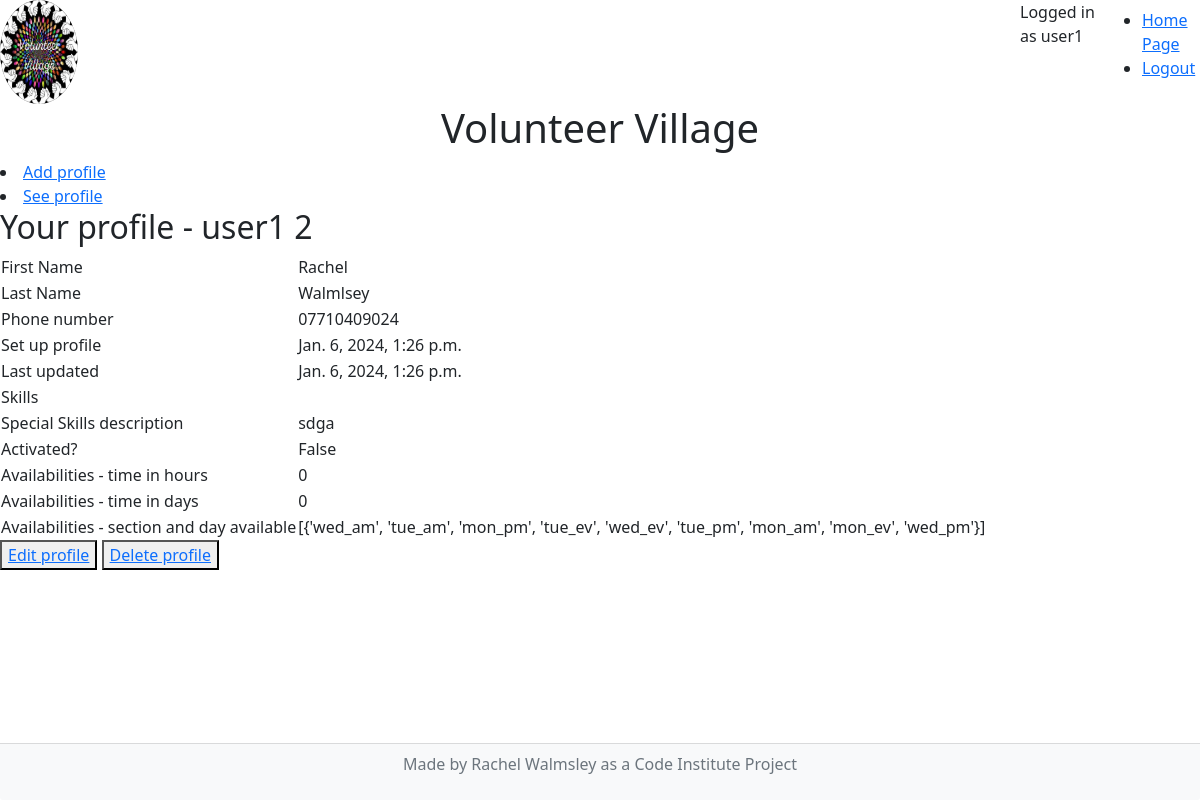
The page /volunteer/read_profile (signed in) on the database its author committed.
### volunteer/models.py (models this page shows)
class VolunteerProfile(models.Model):
    user_name = models.OneToOneField(User, on_delete=models.CASCADE)
    name = models.CharField(max_length=128)
    fname = models.CharField(
        max_length=50,
        null=False,
        blank=False,
        verbose_name='First Name',
        help_text='format: required, max_length=50',
    )
    lname = models.CharField(
        max_length=50,
        null=False,
        blank=False,
        verbose_name='Last Name',
        help_text='format: required, max_length=50',
    )
    phone = models.CharField(
        max_length=12,
        blank=False,
        null=False,
    )
    created_on = models.DateTimeField(
        auto_now_add=True,
    )
    updated_on = models.DateTimeField(
        auto_now_add = True,
    )
    skilled = models.ManyToManyField(SkillChoices, verbose_name=("Skill Options"),
        related_name="VolunteerProfiles")
    special_skills_description = models.TextField(
        null=False,
        blank=True,
        verbose_name='special skills description',
    )
    activated = models.BooleanField(
        default=False,
    )
    time_length_hours = models.PositiveSmallIntegerField(
        default=0,
        validators=[
            MaxValueValidator(168), #168 hours in a week
        ])
    time_length_days = models.PositiveSmallIntegerField(
        default=0,
        validators=[
            MaxValueValidator(7), #7 days in a week
        ])
    mon_am = models.BooleanField(default=False, null=True, blank=True)
    mon_pm = models.BooleanField(default=False, null=True, blank=True)
    mon_ev = models.BooleanField(default=False, null=True, blank=True )
    tue_am = models.BooleanField(default=False, null=True, blank=True)
    tue_pm = models.BooleanField(default=False, null=True, blank=True)
    tue_ev = models.BooleanField(default=False, null=True, blank=True)
    wed_am = models.BooleanField(default=False, null=True, blank=True)
    wed_pm = models.BooleanField(default=False, null=True, blank=True, verbose_name = "Wednesday Afternoon")
    wed_ev = models.BooleanField(default=False, null=True, blank=True)
    thu_am = models.BooleanField(default=False, null=True, blank=True)
    thu_pm = models.BooleanField(default=False, null=True, blank=True)
    thu_ev = models.BooleanField(default=False, null=True, blank=True)
    fri_am = models.BooleanField(default=False, null=True, blank=True)
    fri_pm = models.BooleanField(default=False, null=True, blank=True)
    fri_ev = models.BooleanField(default=False, null=True, blank=True)
    sat_am = models.BooleanField(default=False, null=True, blank=True)
    sat_pm = models.BooleanField(default=False, null=True, blank=True)
    sat_ev = models.BooleanField(default=False, null=True, blank=True)
    sun_am = models.BooleanField(default=False, null=True, blank=True)
    sun_pm = models.BooleanField(default=False, null=True, blank=True)
    sun_ev = models.BooleanField(default=False, null=True, blank=True)

### volunteer/views.py (the view)
# urls.py: path("volunteer/read_profile", views.read_profile, name="read"),
def read_profile(request):
    pk_logged_in = request.user.pk
    profile = get_object_or_404(VolunteerProfile, user_name_id = pk_logged_in)
    people = VolunteerProfile.objects.filter(user_name_id=pk_logged_in).values()
    skills = profile.skilled.values()
    true_pairs = [{key for key, value in available.items() if value is True} for available in people]
    context = {
        'people': people,
        'pk_logged_in': pk_logged_in,
        'true_pairs': true_pairs,
        'skills': skills
    }
    return render(request, 'volunteer/read_profile.html', context)

### templates/volunteer/read_profile.html (shortened to what this page needs)
{% extends "base.html" %}
{% block content %}
<li>
    <a href="{% url 'add' %}">Add profile</a>
</li>
<li>
    <a href="{% url 'read' %}">See profile</a>
</li>
<h2>Your profile - {{ user.username }} {{ user.id }}</h3>
<table>
    {% for individual in people %}
    <tr>
        <td>First Name</td>
        <td>{{ individual.fname }} </td>
    </tr>
    <tr>
        <td>Last Name</td>
        <td>{{ individual.lname }}</td>
    </tr>
    <tr>
        <td>Phone number</td>
        <td>{{ individual.phone }}</td>
    </tr>
    <tr>
        <td>Set up profile</td>
        <td>{{ individual.created_on }}</td>
    </tr>
    <tr>
        <td>Last updated</td>
        <td>{{ individual.updated_on }}</td>
    </tr>
    <tr>
        <td>Skills </td>
        <td>
        </td>
    </tr>
    <tr>
        <td>Special Skills description</td>
        <td>{{ individual.special_skills_description }}</td>
    </tr>
    <tr>
        <td>Activated?</td>
        <td>{{ individual.activated }}</td>
    </tr>
    <tr>
        <td>Availabilities - time in hours</td>
        <td>{{ individual.time_length_hours }}</td>
    </tr>
    <tr>
        <td>Availabilities - time in days</td>
        <td>{{ individual.time_length_days }}
    </tr>
    {% endfor %}
    <tr>
        <td>Availabilities - section and day available</td>
        <td>{{ true_pairs }}</td>
    </tr>
</table>
<button>
<a href="{% url 'edit' %}">Edit profile</a>
</button>
<button>
    <a href="{% url 'delete' %}">Delete profile</a>
    </button>
{% endblock %}

### templates/base.html (shortened to what this page needs)
{% load static %}
<!DOCTYPE html>
<html lang="en">
<head>
    <link href="https://cdn.jsdelivr.net/npm/bootstrap@5.0.1/dist/css/bootstrap.min.css" rel="stylesheet"
>
</head>
<body>
    <div class="row">
    <img class="rounded-circle img-responsive col-3 col-lg-1" id="logo" src="{% static 'images/logo.jpg' %}" alt="logo for volunteer village of hands">
    <div class="col-6 col-lg-9">
    </div>
    <div class="col-1">
    {% if user.is_authenticated %}
        <p>Logged in as {{ user }}</p>
    {% else %}
        <p>Not logged in</p>
    {% endif %}
    </div>
    <nav class="navbar navbar-nav navbar-fixed-top navbar-right col-3 col-lg-1">
        <ul>
            <li>
                <a href="{% url 'index' %}">Home Page</a>
            </li>
            {% if user.is_authenticated %}
                <li>
                    <a href="{% url 'account_logout' %}">Logout</a>
                </li>
            {% endif %}
        </ul>
    </nav>
    </div>
    <div class="row">
    <h1 class="text-center">
        Volunteer Village
    </h1>
    </div>
    <main>
        {% block content %}{% endblock content %}
    </main>
    <footer class="fixed-bottom">
        <div class="card-footer bg-light style="--bs-bg-opacity: 1;"">
        <p class="text-center text-muted">Made by Rachel Walmsley as a Code Institute Project</p>
        </div>
    </footer>
</body>
</html>

### rows shown on the page
VolunteerProfile: fname "Rachel", lname "Walmlsey", phone "07710409024", created_on "Jan. 6, 2024, 1:26 p.m.", updated_on "Jan. 6, 2024, 1:26 p.m.", special_skills_description "sdga", activated "False", time_length_hours "0", time_length_days "0"

### other values the page prints
{{ user }} "user1"
{{ user.username }} "user1"
{{ user.id }} "2"
{{ true_pairs }} "[{'wed_am', 'tue_am', 'mon_pm', 'tue_ev', 'wed_ev', 'tue_pm', 'mon_am', 'mon_ev', 'wed_pm'}]"
